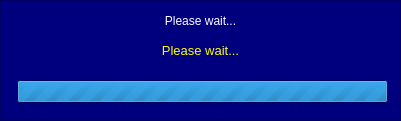
   <widget class="QFrame" name="frm_wait">
    <property name="geometry">
     <rect>
      <x>280</x>
      <y>310</y>
      <width>401</width>
      <height>121</height>
     </rect>
    </property>
    <property name="palette">
     <palette>
      <active>
       <colorrole role="Base">
        <brush brushstyle="SolidPattern">
         <color alpha="255">
          <red>170</red>
          <green>255</green>
          <blue>255</blue>
         </color>
        </brush>
       </colorrole>
       <colorrole role="Window">
        <brush brushstyle="SolidPattern">
         <color alpha="255">
          <red>0</red>
          <green>0</green>
          <blue>127</blue>
         </color>
        </brush>
       </colorrole>
      </active>
      <inactive>
       <colorrole role="Base">
        <brush brushstyle="SolidPattern">
         <color alpha="255">
          <red>170</red>
          <green>255</green>
          <blue>255</blue>
         </color>
        </brush>
       </colorrole>
       <colorrole role="Window">
        <brush brushstyle="SolidPattern">
         <color alpha="255">
          <red>0</red>
          <green>0</green>
          <blue>127</blue>
         </color>
        </brush>
       </colorrole>
      </inactive>
      <disabled>
       <colorrole role="Base">
        <brush brushstyle="SolidPattern">
         <color alpha="255">
          <red>0</red>
          <green>0</green>
          <blue>127</blue>
         </color>
        </brush>
       </colorrole>
       <colorrole role="Window">
        <brush brushstyle="SolidPattern">
         <color alpha="255">
          <red>0</red>
          <green>0</green>
          <blue>127</blue>
         </color>
        </brush>
       </colorrole>
      </disabled>
     </palette>
    </property>
    <property name="autoFillBackground">
     <bool>true</bool>
    </property>
    <property name="frameShape">
     <enum>QFrame::StyledPanel</enum>
    </property>
    <property name="frameShadow">
     <enum>QFrame::Raised</enum>
    </property>
    <widget class="QLabel" name="lbl_wait_title">
     <property name="geometry">
      <rect>
       <x>10</x>
       <y>10</y>
       <width>381</width>
       <height>21</height>
      </rect>
     </property>
     <property name="palette">
      <palette>
       <active>
        <colorrole role="WindowText">
         <brush brushstyle="SolidPattern">
          <color alpha="255">
           <red>255</red>
           <green>255</green>
           <blue>255</blue>
          </color>
         </brush>
        </colorrole>
       </active>
       <inactive>
        <colorrole role="WindowText">
         <brush brushstyle="SolidPattern">
          <color alpha="255">
           <red>255</red>
           <green>255</green>
           <blue>255</blue>
          </color>
         </brush>
        </colorrole>
       </inactive>
       <disabled>
        <colorrole role="WindowText">
         <brush brushstyle="SolidPattern">
          <color alpha="255">
           <red>126</red>
           <green>126</green>
           <blue>126</blue>
          </color>
         </brush>
        </colorrole>
       </disabled>
      </palette>
     </property>
     <property name="text">
      <string>Please wait...</string>
     </property>
     <property name="alignment">
      <set>Qt::AlignCenter</set>
     </property>
    </widget>
    <widget class="QLabel" name="lbl_wait_text">
     <property name="geometry">
      <rect>
       <x>10</x>
       <y>30</y>
       <width>381</width>
       <height>41</height>
      </rect>
     </property>
     <property name="palette">
      <palette>
       <active>
        <colorrole role="WindowText">
         <brush brushstyle="SolidPattern">
          <color alpha="255">
           <red>255</red>
           <green>255</green>
           <blue>0</blue>
          </color>
         </brush>
        </colorrole>
       </active>
       <inactive>
        <colorrole role="WindowText">
         <brush brushstyle="SolidPattern">
          <color alpha="255">
           <red>255</red>
           <green>255</green>
           <blue>0</blue>
          </color>
         </brush>
        </colorrole>
       </inactive>
       <disabled>
        <colorrole role="WindowText">
         <brush brushstyle="SolidPattern">
          <color alpha="255">
           <red>126</red>
           <green>126</green>
           <blue>126</blue>
          </color>
         </brush>
        </colorrole>
       </disabled>
      </palette>
     </property>
     <property name="font">
      <font>
       <pointsize>10</pointsize>
      </font>
     </property>
     <property name="text">
      <string>Please wait...</string>
     </property>
     <property name="alignment">
      <set>Qt::AlignCenter</set>
     </property>
    </widget>
    <widget class="QProgressBar" name="prb_progress">
     <property name="geometry">
      <rect>
       <x>17</x>
       <y>80</y>
       <width>371</width>
       <height>23</height>
      </rect>
     </property>
     <property name="maximum">
      <number>0</number>
     </property>
     <property name="value">
      <number>-1</number>
     </property>
     <property name="textVisible">
      <bool>false</bool>
     </property>
    </widget>
   </widget>
